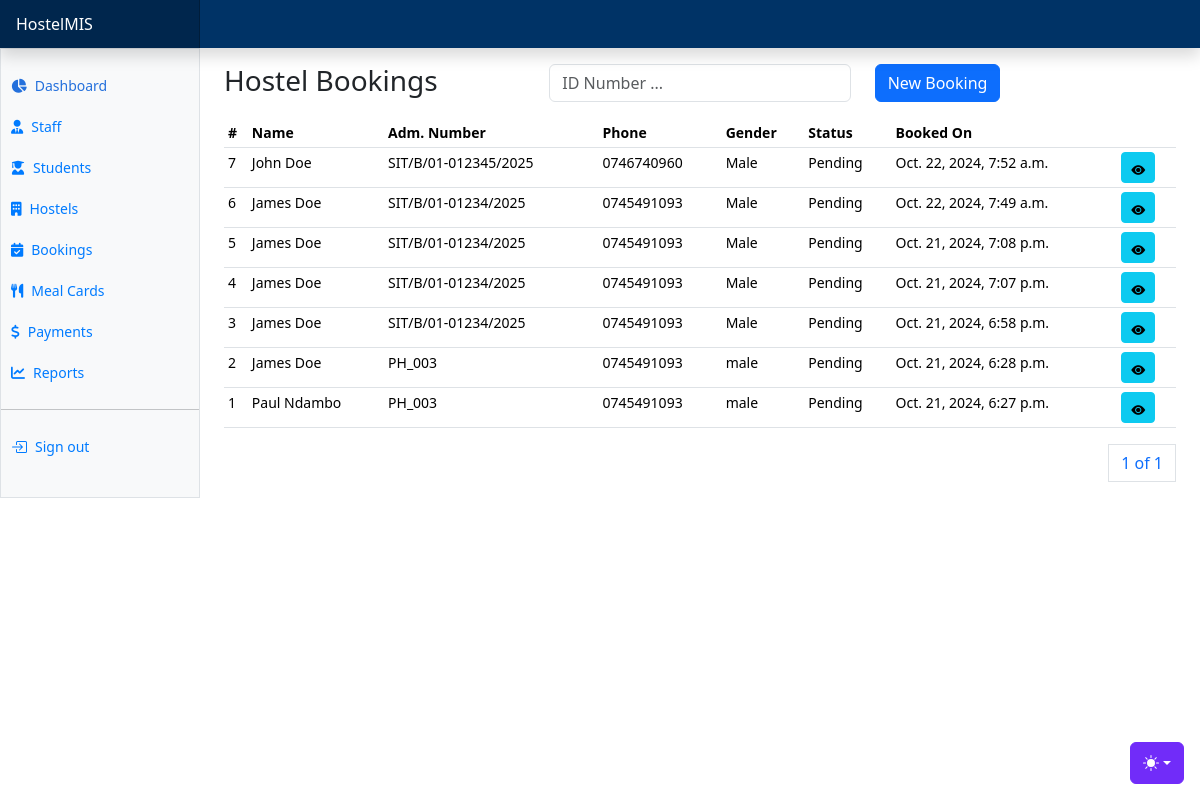
Before: /hostels/bookings/ with the older database file.
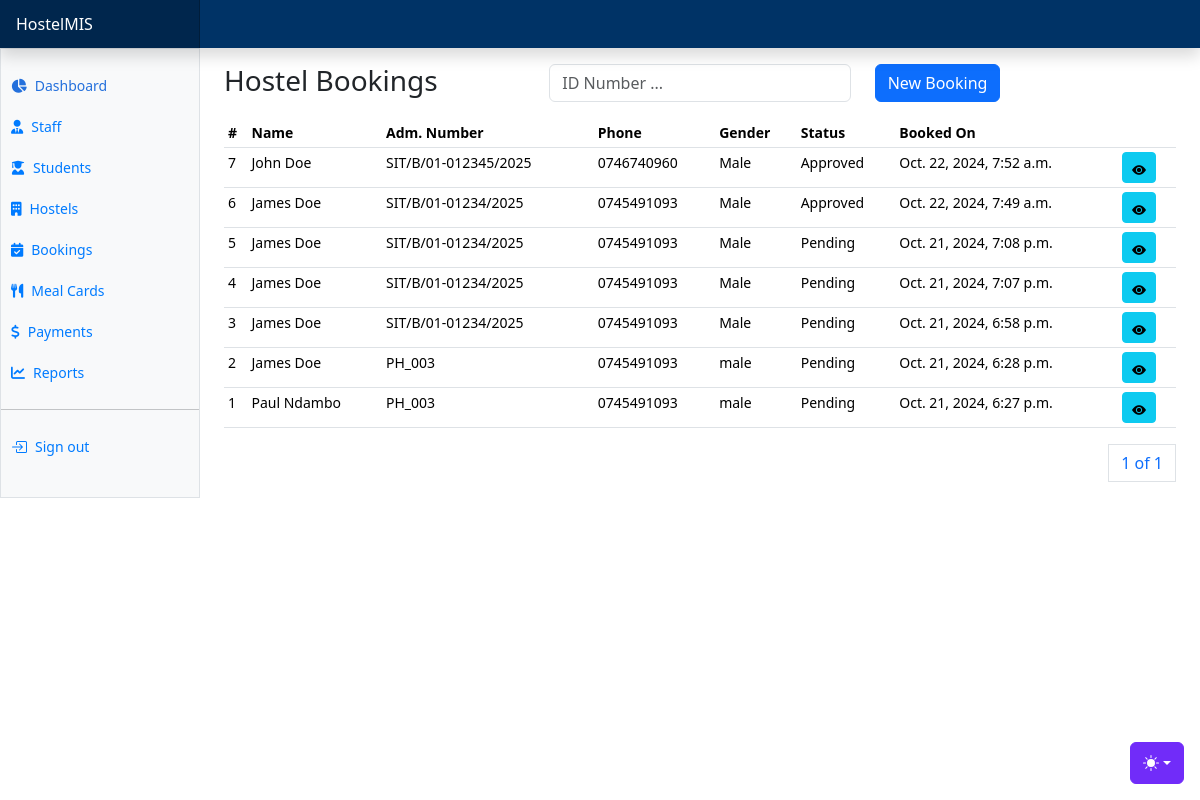
After: the same page with the newer database file.
### apps/hostels/models.py (models this page shows, shortened)
class Booking(AbsoluteBaseModel):
    first_name = models.CharField(max_length=255)
    last_name = models.CharField(max_length=255)
    email = models.EmailField(max_length=255)
    gender = models.CharField(max_length=255, choices=GENDER_CHOICES)
    phone_number = models.CharField(max_length=255)
    guardian_name = models.CharField(max_length=255)
    guardian_phone_number = models.CharField(max_length=255)
    registration_number = models.CharField(max_length=255)
    mpesa_code = models.CharField(max_length=255)
    amount = models.DecimalField(max_digits=10, decimal_places=2, default=0)
    address = models.CharField(max_length=255)
    city = models.CharField(max_length=255)
    country = models.CharField(max_length=255)
    status = models.CharField(max_length=255, choices=BOOKING_STATUSES, default="Pending")
    room_assigned = models.ForeignKey("hostels.HostelRoom", on_delete=models.CASCADE, null=True)

### apps/hostels/views.py (the view, shortened to what this page needs)
# urls.py: path("bookings/", hostel_bookings, name="bookings"),
def hostel_bookings(request):
    bookings = Booking.objects.annotate(
        is_pending=Case(
            When(
                status="Pending", then=Value(0)
            ),  # Pending bookings are given a value of 0
            default=Value(1),  # All other statuses are given a value of 1
            output_field=IntegerField(),
        )
    ).order_by("-created_on")
    paginator = Paginator(bookings, 10)
    page_number = request.GET.get("page")
    page_obj = paginator.get_page(page_number)
    rooms = HostelRoom.objects.filter(students_assigned__lt=F('room_capacity'))
    context = {
        "page_obj": page_obj,
        "booking_statuses": BOOKING_STATUSES,
        "rooms": rooms
    }
    return render(request, "hostels/bookings/bookings.html", context)

### templates/hostels/bookings/bookings.html (shortened to what this page needs)
{% extends "base.html" %}
{% block additional_css %}
<link href="https://cdnjs.cloudflare.com/ajax/libs/select2/4.0.13/css/select2.min.css" rel="stylesheet">
{% endblock additional_css %}
{% block content %}
<div class="row">
    <div class="col">
        <h3>Hostel Bookings</h3>
    </div>
    <div class="col">
      <form method="POST">
        <div class="input-group mb-3">
            <div class="col">
              <input type="text" class="form-control" name="search_text" id="search_text" placeholder="ID Number ...">
            </div>
          </div>
      </form>
    </div>
    <div class="col">
      <button class="btn btn-primary" data-bs-toggle="modal" data-bs-target="#bookHostelModal">New Booking</button>
    </div>
</div>
      <div class="table-responsive small">
        <table class="table table-sm">
          <thead>
            <tr>
              <th scope="col">#</th>
              <th scope="col">Name</th>
              <th scope="col">Adm. Number</th>
              <th scope="col">Phone</th>
              <th scope="col">Gender</th>
              <th scope="col">Status</th>
              <th scope="col">Booked On</th>
              <th scope="col" colspan="2"></th>
            </tr>
          </thead>
          <tbody>
            {% for booking in page_obj %}
            <tr>
              <td>{{booking.id}}</td>
              <td>{{booking.first_name}} {{booking.last_name}}</td>
              <td>{{booking.registration_number}}</td>
              <td>{{booking.phone_number}}</td>
              <td>{{booking.gender}}</td>
              <td>{{booking.status}}</td>
              <td>{{booking.created_on}}</td>
              <td>
                <a href="{% url 'booking-details' booking.id %}" class="btn btn-info btn-sm"><i class="bi bi-eye-fill"></i></a>
              </td>
            </tr>
            {% endfor %}
          </tbody>
        </table>
        <div>
          <nav aria-label="Page navigation example">
            <ul class="pagination justify-content-end">
              <a class="page-link" href="#">{{ page_obj.number }} of {{ page_obj.paginator.num_pages }}</a>
            </ul>
          </nav>
        </div>
      </div>
{% endblock content %}

Changed rows visible on the page:
changed Booking "John": status "Pending" → "Approved"
changed Booking "Oct. 22, 2024, 7:49 a.m.": status "Pending" → "Approved"
